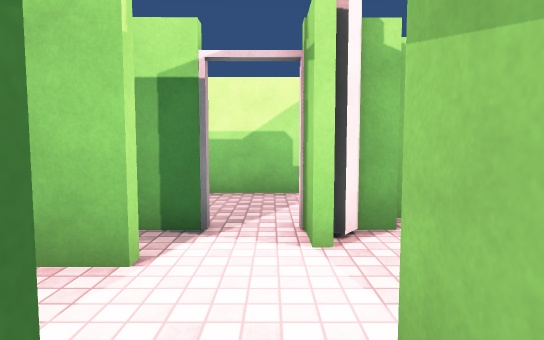
view 1 (above)

12 first-person views from a walk through a 3-D level made in the Unity game engine. The camera is 1.2 m above the floor, tilts 4° down and sees 80° across. Doors are open. The floor is counted in squares, 1 m on a side. Each view is taken from the middle of a square. On the plan, view 1 faces up. The plan holds only what a view shows up to about 14 squares ahead; the rest is blank. The place goes on beyond the plan. Surface patterns are stand-ins for the level's own textures.

view 2
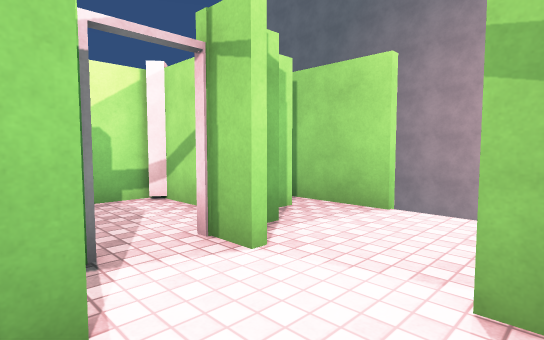

view 3
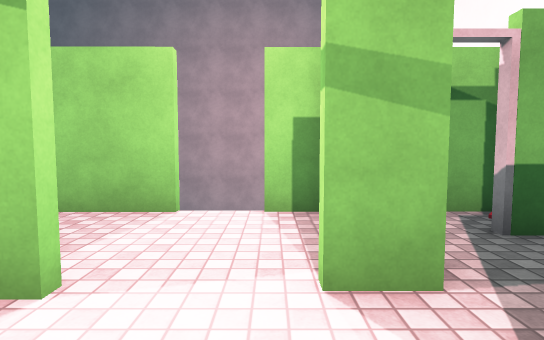

view 4
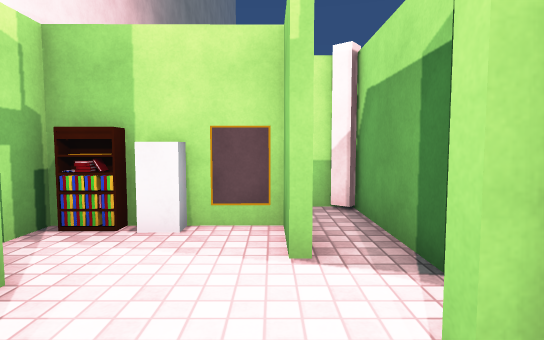

view 5
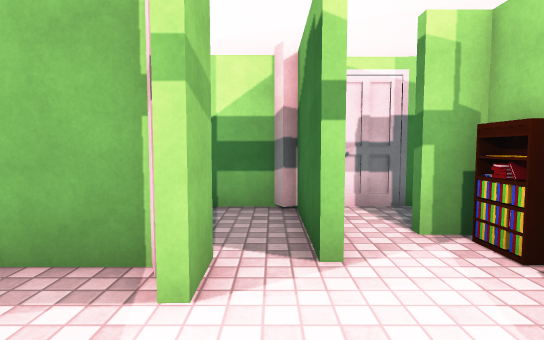

view 6
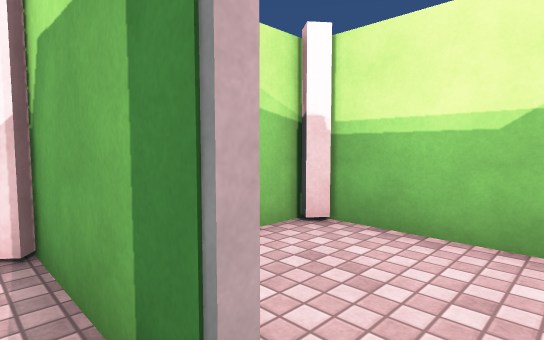

view 7
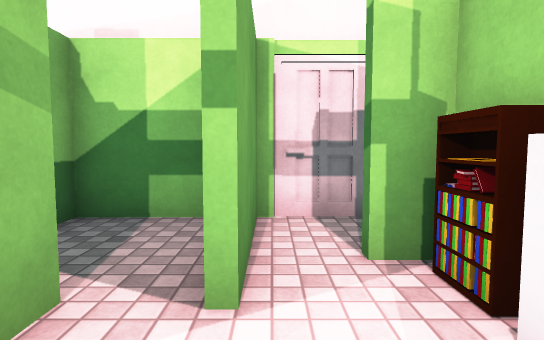

view 8
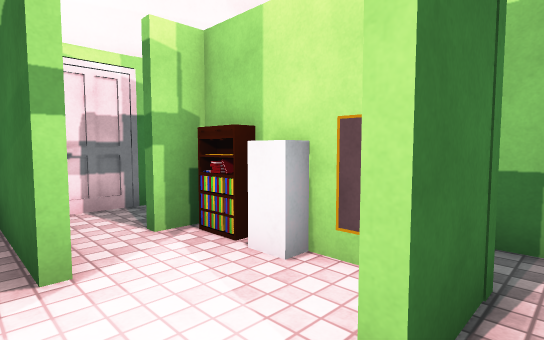

view 9
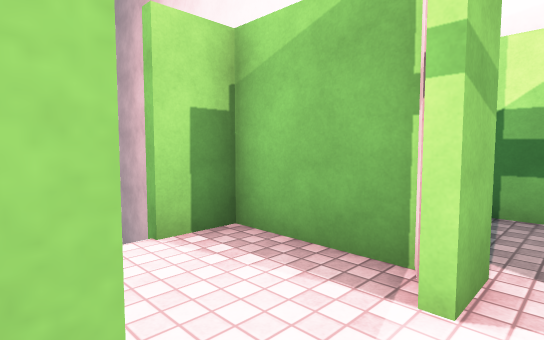

view 10
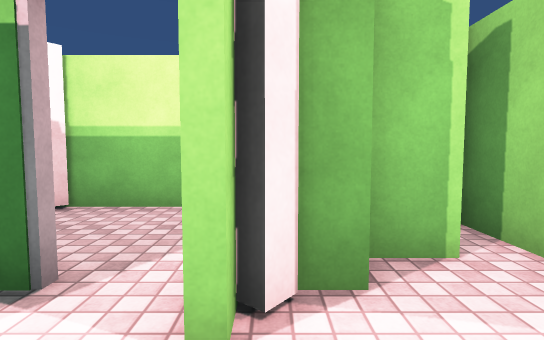

view 11
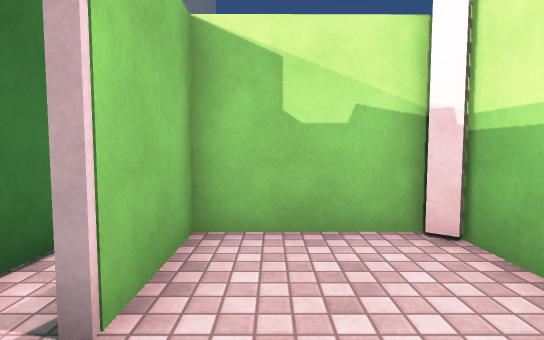

view 12
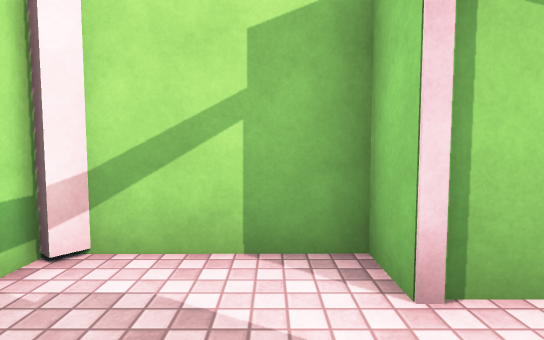

### Floor plan
Ten units are one square. View 1 is at (0, 0); x grows to the right and y downward. Boxes are objects, and circles mark ways between rooms. Rooms are numbered by the first view taken in them; rooms with no view inside come last. Other rooms are left out.
<svg viewBox="-40 -90 85 120">
<path fill="none" stroke="#000" d="M-5 -8 -5 22M-14 -32 -29 -32 -29 -5M14 -8 40 -8 40 -22M4 -43 4 -49M-25 -17 -25 -10M19 -47 11 -47M-25 4 -20 4M40 -37 40 -69M-1 25 24 25 24 11M-7 25 -8 -8M31 -55 20 -54M4 -49 16 -49 16 -82M-35 -84 -35 -49 -9 -49M15 -85 -32 -85"/>
<rect x="-35" y="-5" width="10" height="10" fill="#bbb"><title>shelf</title></rect>
<rect x="-5" y="15" width="10" height="10" fill="#bbb"><title>pillar</title></rect>
<rect x="5" y="-15" width="10" height="10" fill="#bbb"><title>pillar</title></rect>
<rect x="5" y="-45" width="10" height="10" fill="#bbb"><title>pillar</title></rect>
<rect x="-35" y="-85" width="10" height="10" fill="#bbb"><title>pillar</title></rect>
<rect x="5" y="-85" width="10" height="10" fill="#bbb"><title>pillar</title></rect>
<circle cx="-5" cy="-50" r="3" fill="#2a7"/>
<text x="0" y="-20">1</text>
<text x="-10" y="-70">2</text>
</svg>
Room 1 opens to room 2.

Where each view was taken, in squares from view 1:
view 1: 0 up, 0 right, facing up
view 2: 1 up, 2 left, facing up-right
view 3: 2 up, 2 left, facing right
view 4: 3 up, 2 right, facing left
view 5: 4 up, 0 right, facing down
view 6: 4 up, 0 right, facing up-left
view 7: 3 up, 1 left, facing down
view 8: 4 up, 0 right, facing down-left
view 9: 4 up, 0 right, facing down-right
view 10: 2 up, 1 right, facing up
view 11: 6 up, 1 right, facing left
view 12: 6 up, 2 left, facing right
